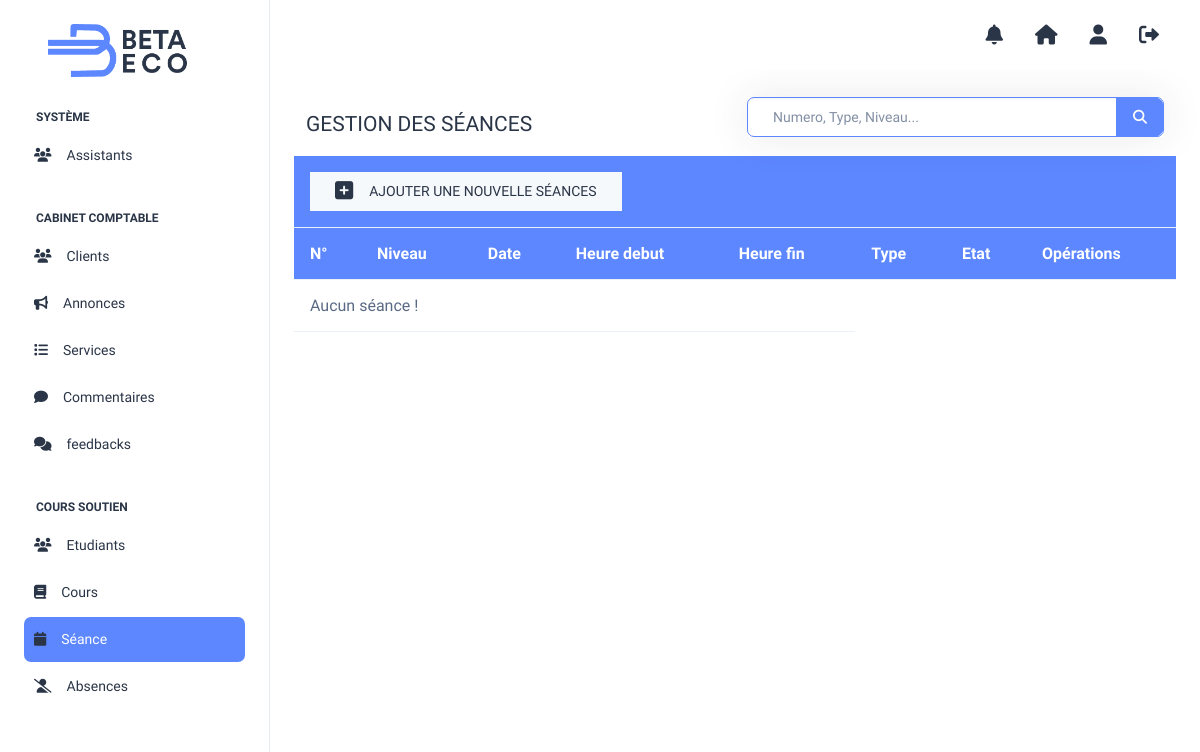
/DirectorDash/seances.php (signed in), run on an earlier commit of the app's database.
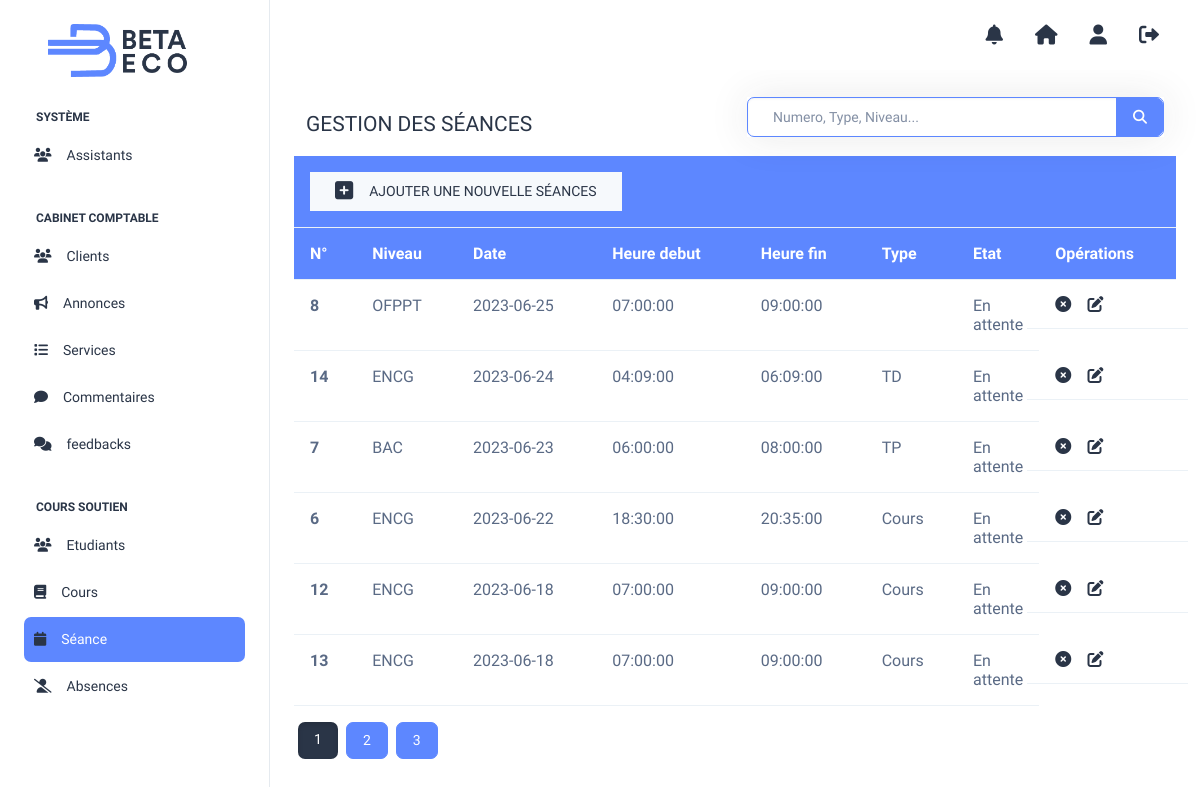
And on a later commit of the database.
### tables this page shows
CREATE TABLE `seance` (
  `id_seance` int(11) NOT NULL,
  `date_seance` date NOT NULL,
  `heure_debut` time NOT NULL,
  `heure_fin` time NOT NULL,
  `type` varchar(20) NOT NULL,
  `etat` int(11) NOT NULL DEFAULT 1,
  `id_user` int(11) NOT NULL,
  `niveau` varchar(50) NOT NULL
);

### DirectorDash/seances.php (the view, shortened to what the changed rows need)
<?php
if (!isset($_SESSION['idd'])) {
    header('location:../login.php');
} else {
    require_once('../connexion.php');
    $req = "select * from seance ";
    $resultsPerPage = 6;
    $totalResults = $pdo->query($req)->rowCount();
    $totalPages = ceil($totalResults / $resultsPerPage);
    $currentPage = isset($_GET['page']) ? intval($_GET['page']) : 1;
    $startIndex = ($currentPage - 1) * $resultsPerPage;
?>
<html lang="en">
<head>
</head>
<body>
    <div class="page-wrapper" id="main-wrapper" data-layout="vertical" data-navbarbg="skin6" data-sidebartype="full"
        data-sidebar-position="fixed" data-header-position="fixed">
        <?php include('navbar.php') ?>
        <div class="container-fluid">
            <table class="table">
                <thead>
                    <tr>
                        <th scope="col" colspan="6">
                            <a href="ajoutSeance.php" class="btn btn-light py-2 px-4" style="width:max-content">
                                <i class="fa-solid fa-square-plus me-3" style="font-size: 1.3rem;"></i>
                                <p class="text-uppercase m-0">Ajouter une nouvelle séances</p>
                            </a>
                        </th>
                        <th scope="col" colspan="2">
                        </th>
                    </tr>
                    <tr>
                        <th scope="col">N°</th>
                        <th scope="col">Niveau</th>
                        <th scope="col">Date</th>
                        <th scope="col">Heure debut</th>
                        <th scope="col">Heure fin</th>
                        <th scope="col">Type</th>
                        <th scope="col" style="width:80px">Etat</th>
                        <th scope="col">Opérations</th>
                    </tr>
                </thead>
                <tbody>
                    <?php
                    $req .= " ORDER BY date_seance DESC LIMIT $startIndex, $resultsPerPage";
                    $res = $pdo->query($req);
                    if ($res->rowCount() > 0) {
                        foreach ($res as $data) {
                    ?>
                    <tr>
                        <th scope="row"><?= $data['id_seance'] ?></th>
                        <td><?= $data['niveau'] ?></td>
                        <td><?= $data['date_seance'] ?></td>
                        <td><?= $data['heure_debut'] ?></td>
                        <td><?= $data['heure_fin'] ?></td>
                        <td><?= $data['type'] ?></td>
                        <td >
                            <?php
                                if (date("Y-m-d") < $data['date_seance']) {
                                 if ($data['etat'] == 0) { echo "Annulée"; }
                                 else { echo "En attente"; }
                                 }
                         else {echo "Terminée"; } ?>
                        </td>
                        <td class="row" >
                            <?php
                             if (date("Y-m-d") < $data['date_seance']){
                                if(  $data['etat'] == 1 ){ ?>
                                    <form action="" method="post" class="col-3">
                                <button type="submit" name="change_etat" class="crud_btn">
                                    <i class="fa-solid fa-circle-xmark" title="Annuler" style="cursor: pointer;"></i>
                                </button>
                            </form>
                                  <?php }  ?>
                            <a href="operaSeance.php?action=update&id=<?= $data['id_seance'] ?>" class="edit col-3"
                                            title="Edit" data-toggle="tooltip"><i class="fa-solid fa-pen-to-square"></i></a>
                                            <?php } ?>
                        </td>
                    </tr>
                    <?php
                        }
                    } else {
                    ?>
                    <tr>
                        <td colspan="5"> Aucun séance !</td>
                    </tr>
                    <?php
                    }
                    ?>
                </tbody>
            </table>
            <div class="pagination">
                <?php
                for ($page = 1; $page <= $totalPages; $page++) {
                    $params = $_GET;
                    $params['page'] = $page;
                    $queryString = http_build_query($params);
                    echo '<a class="btn btn-primary mx-1';
                    if ($page === $currentPage) {
                        echo ' active';
                    }
                    echo '" style="color:white" href="seances.php?' . $queryString . '">' . $page . '</a>';
                }
                ?>
            </div>
        </div>
    </div>
    </body>
    </html>
<?php } ?>

What changed in the data, as far as the page shows it:
added seance: id_seance "8", niveau "OFPPT", date_seance "2023-06-25", heure_debut "07:00:00", heure_fin "09:00:00", etat "En attente"
added seance: id_seance "14", niveau "ENCG", date_seance "2023-06-24", heure_debut "04:09:00", heure_fin "06:09:00", type "TD", etat "En attente"
added seance: id_seance "7", niveau "BAC", date_seance "2023-06-23", heure_debut "06:00:00", heure_fin "08:00:00", type "TP", etat "En attente"
added seance: id_seance "6", niveau "ENCG", date_seance "2023-06-22", heure_debut "18:30:00", heure_fin "20:35:00", type "Cours", etat "En attente"
added seance: id_seance "12", niveau "ENCG", date_seance "2023-06-18", heure_debut "07:00:00", heure_fin "09:00:00", type "Cours", etat "En attente"
added seance: id_seance "13", niveau "ENCG", date_seance "2023-06-18", heure_debut "07:00:00", heure_fin "09:00:00", type "Cours", etat "En attente"
Also different on the page:
new list line: "1"
new list line: "2"
new list line: "3"
text no longer shown: "Aucun séance !"
